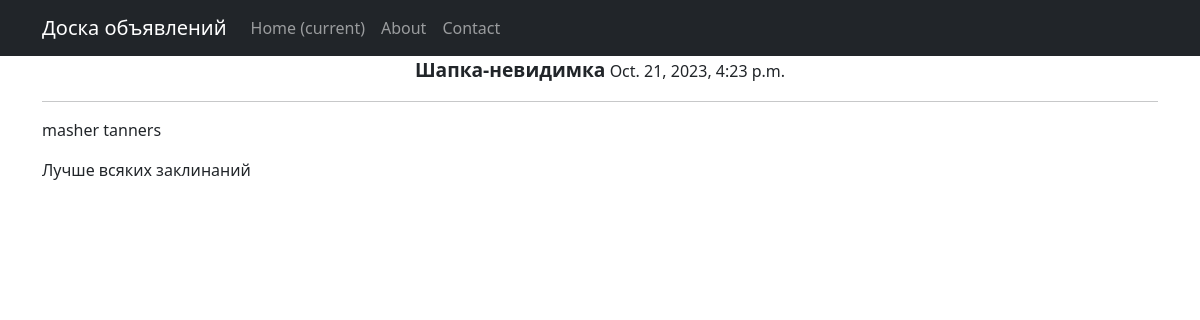
Page /advs/1 on the earlier database version.
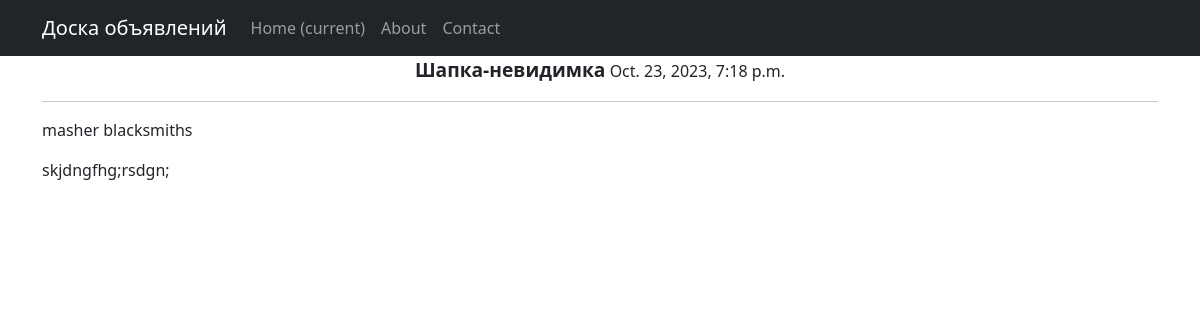
Same page on the later database version.
### advapp/models.py (models this page shows, shortened)
class Advertisement(models.Model):
    GUILD = (
        ('tanks', 'Танки'),
        ('healers', 'Хилы'),
        ('damagers', 'ДД'),
        ('traders', 'Торговцы'),
        ('guildmasters', 'Гилдмастеры'),
        ('questgivers', 'Квестгиверы'),
        ('blacksmiths', 'Кузнецы'),
        ('tanners', 'Кожевники'),
        ('potions', 'Зельевары'),
        ('spellmasters', 'Мастера заклинаний'),
    )
    author = models.ForeignKey(User, on_delete=models.CASCADE)
    title = models.CharField(max_length=64)
    content = models.TextField()
    category = models.CharField(max_length=16, choices=GUILD, default='tanks')
    date = models.DateTimeField(auto_now_add=True)
    file = models.ImageField(upload_to='uploads/', blank=True, null=False)

### advapp/views.py (the view)
# urls.py: path('<int:pk>', AdvDetail.as_view(), name='adv_detail'),
class AdvDetail(DetailView):
    model = Advertisement
    template_name = 'adv_detail.html'
    context_object_name = 'advertisement'
    def get_context_data(self, **kwargs):
        context = super().get_context_data(**kwargs)
        response = Response.objects.filter(advertisement=self.kwargs['pk'])
        context['response'] = response
        return context

### templates/adv_detail.html (shortened to what this page needs)
{% extends 'flatpages/default.html' %}
{% block content %}
    <p align="center"><b><big>{{ advertisement.title }}</big></b>
    {{ advertisement.date }}</p>
    <hr>
<p align="left">{{ advertisement.author }} {{ advertisement.category }}</p>
<p align="left">{{ advertisement.content }}</p>
{% endblock content %}

Differences in the rows shown:
changed Advertisement "Шапка-невидимка": date "Oct. 21, 2023, 4:23 p.m." → "Oct. 23, 2023, 7:18 p.m."; category "tanners" → "blacksmiths"; content "Лучше всяких заклинаний" → "skjdngfhg;rsdgn;"
